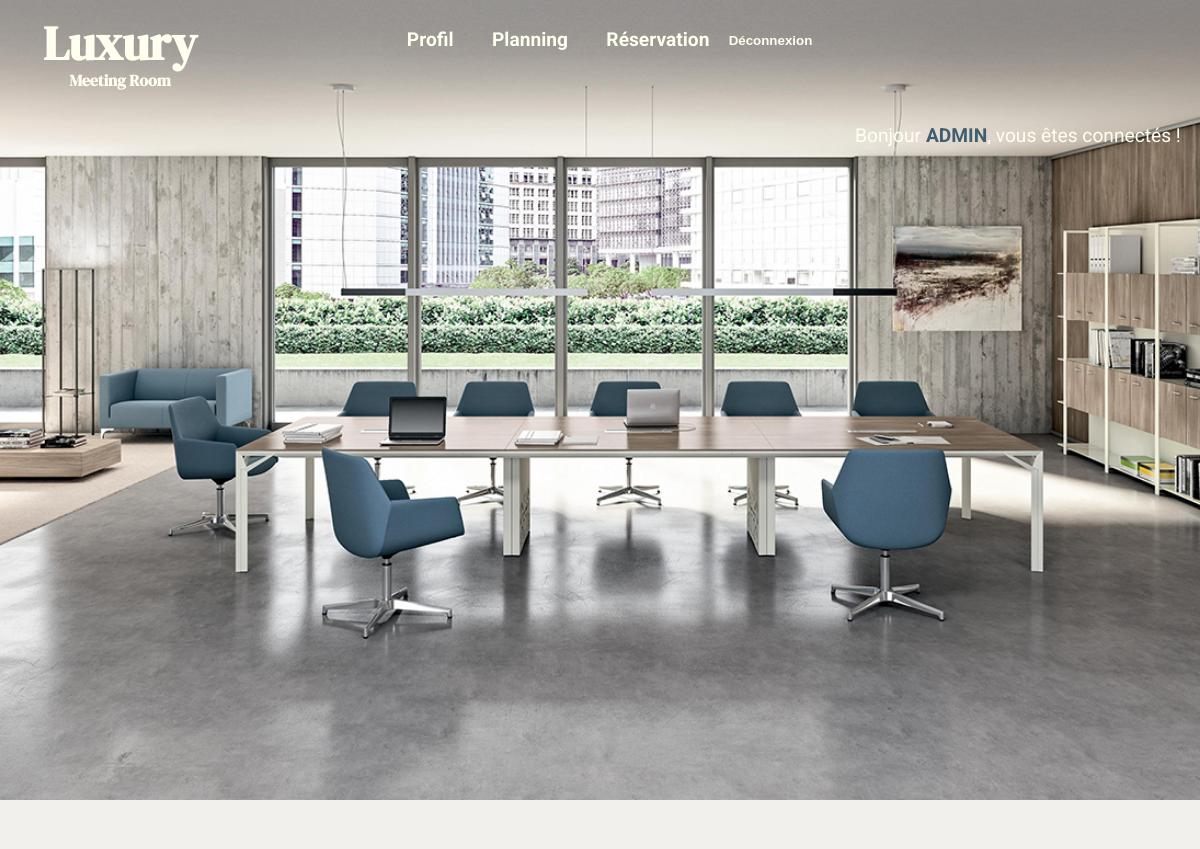
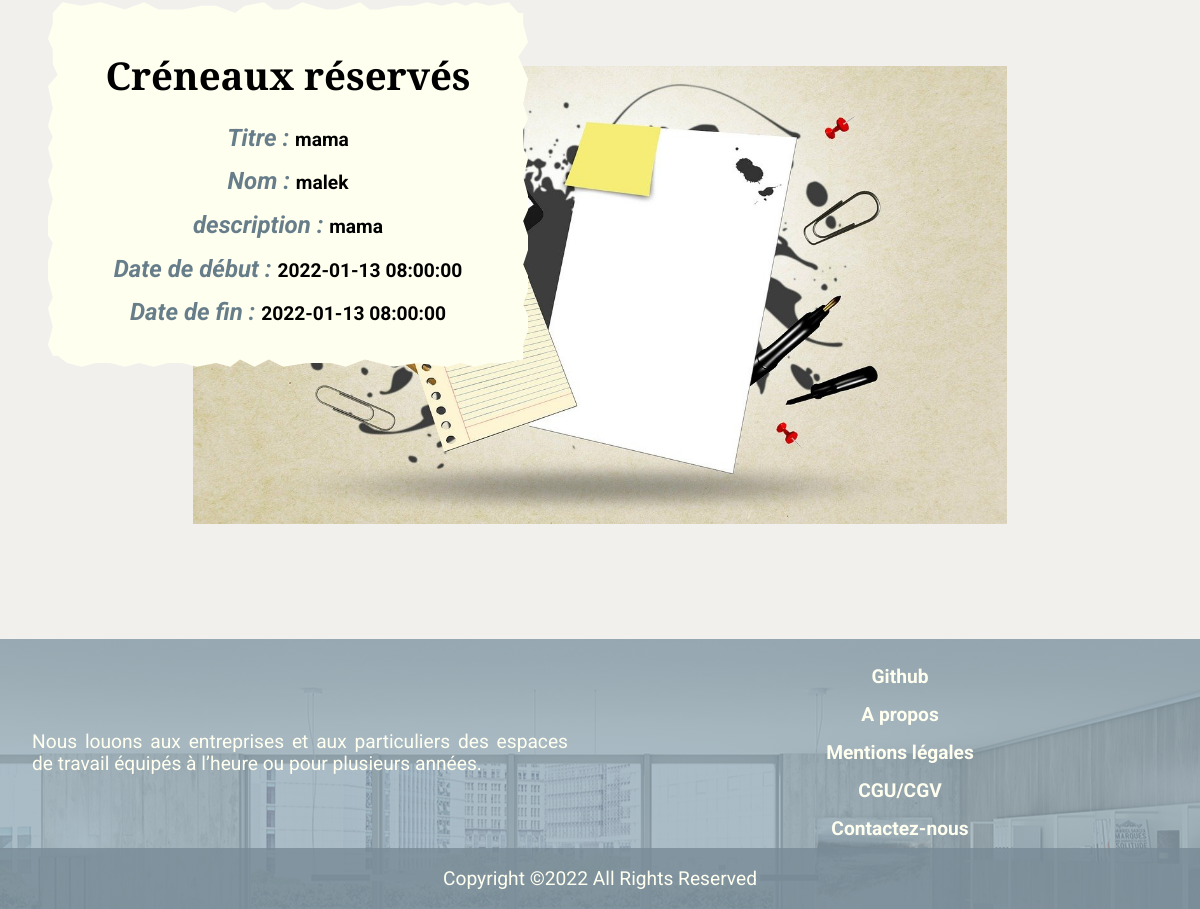
Screenshot of /view/reservation.php?id=76 (signed in) with the database file from the repository (2 pictures, top to bottom).
### tables this page shows
CREATE TABLE IF NOT EXISTS `reservations` (
  `id` int(11) NOT NULL AUTO_INCREMENT,
  `titre` varchar(255) NOT NULL,
  `description` text NOT NULL,
  `debut` datetime NOT NULL,
  `fin` datetime NOT NULL,
  `id_utilisateur` int(11) NOT NULL,
  PRIMARY KEY (`id`)
);

CREATE TABLE IF NOT EXISTS `utilisateurs` (
  `id` int(11) NOT NULL AUTO_INCREMENT,
  `login` varchar(255) NOT NULL,
  `password` varchar(255) NOT NULL,
  PRIMARY KEY (`id`)
);

### traitements/page-traitement/traitement-reservation.php (called while the page is built, shortened)
<?php
require ('bdd.php');
$res_id = $_GET['id'];
$req = mysqli_query($bdd, "SELECT id_utilisateur, login, titre, description, debut, fin FROM reservations
INNER JOIN utilisateurs ON reservations.id_utilisateur = utilisateurs.id WHERE reservations.id = $res_id");
$res = mysqli_fetch_all($req, MYSQLI_ASSOC);

### view/reservation.php (the view, shortened to what this page needs)
<?php
require ('../traitements/page-traitement/bdd.php');
require ('../traitements/page-traitement/traitement-reservation.php');
?>
<!DOCTYPE html>
<html lang="fr">
    <head>
        <link href="../styles/css/css.css" rel="stylesheet">
    </head>
    <body class="body-inscription">
    <?php require ('require/header.php'); ?>
        <main>
            <section class="sect-reserv">
                <div>
                <h2>Créneaux réservés</h2>
                <?php
                foreach($res as $value) { ?>
                    <p><span>Titre : </span><?php echo $value['titre']?></p>
                    <p><span>Nom : </span><?php echo $value['login']?></p>
                    <p><span>description : </span><?php echo $value['description']?></p>
                    <p><span>Date de début : </span><?php echo $value['debut']?></p>
                    <p><span>Date de fin : </span><?php echo $value['fin']?></p>
                <?php } ?>
                </div>
                <img src="../assets/img/reservation.jpg" alt="">
            </section>
        </main>
        <?php require('require/footer.php'); ?>
    </body>
</html>

### styles/css/css.css (style rules this page uses)
* { box-sizing : border-box; margin: 0; padding: 0; }
html,body { width: 100%; }
body { scroll-behavior: smooth; line-height: 1.15; margin : 0; font-family: 'Roboto', sans-serif; font-size: 1.2em; background-color: #f2f0ed; }
h1, h2 { margin: 0; padding: 0.5em; font-family: 'Cormorant Garamond', serif; font-size: 2em; text-align: center; }
p { padding: 1em; }
img { max-width: 100%; }
main { margin : 0; background-repeat: no-repeat; }
section { padding: 1em; }
.sect-reserv div { width: 90%; margin: 2rem auto; padding: 2rem; background-color: ivory; text-align: center; font-weight: bolder; clip-path: polygon(3% 0, 7% 1%, 11% 0%, 16% 2%, 20% 0, 23% 2%, 28% 2%, 32% 1%, 35% 1%, 39% 3%, 41% 1%, 45% 0%, 47% 2%, 50% 2%, 53% 0, 58% 2%, 60% 2%, 63% 1%, 65% 0%, 67% 2%, 69% 2%, 73% 1%, 76% 1%, 79% 0, 82% 1%, 85% 0, 87% 1%, 89% 0, 92% 1%, 96% 0, 98% 3%, 99% 3%, 99% 6%, 100% 11%, 98% 15%, 100% 21%, 99% 28%, 100% 32%, 99% 35%, 99% 40%, 100% 43%, 99% 48%, 100% 53%, 100% 57%, 99% 60%, 100% 64%, 100% 68%, 99% 72%, 100% 75%, 100% 79%, 99% 83%, 100% 86%, 100% 90%, 99% 94%, 99% 98%, 95% 99%, 92% 99%, 89% 100%, 86% 99%, 83% 100%, 77% 99%, 72% 100%, 66% 98%, 62% 100%, 59% 99%, 54% 99%, 49% 100%, 46% 98%, 43% 100%, 40% 98%, 38% 100%, 35% 99%, 31% 100%, 28% 99%, 25% 99%, 22% 100%, 19% 99%, 16% 100%, 13% 99%, 10% 99%, 7% 100%, 4% 99%, 2% 97%, 1% 97%, 0% 94%, 1% 89%, 0% 84%, 1% 81%, 0 76%, 0 71%, 1% 66%, 0% 64%, 0% 61%, 0% 59%, 1% 54%, 0% 49%, 1% 45%, 0% 40%, 1% 37%, 0% 34%, 1% 29%, 0% 23%, 2% 20%, 1% 17%, 1% 13%, 0 10%, 1% 6%, 1% 3%); }
.sect-reserv p { padding: 0.5rem; }
.sect-reserv span { color: rgb(65, 94, 112, 80%); font-size: 1.5rem; font-style: italic; }
@media screen and (min-width: 1024px) { .sect-reserv { position: relative; } }
@media screen and (min-width: 1024px) { .sect-reserv img { display: block; width: 70%; margin: 6rem auto; } }
@media screen and (min-width: 1024px) { .sect-reserv div { position: absolute; left: 3rem; width: 40%; } }

### rows the page displays
reservations: titre "mama", id_utilisateur.login "malek", description "mama", debut "2022-01-13 08:00:00", fin "2022-01-13 08:00:00"

### other values shown
$_SESSION['login'] "ADMIN"
